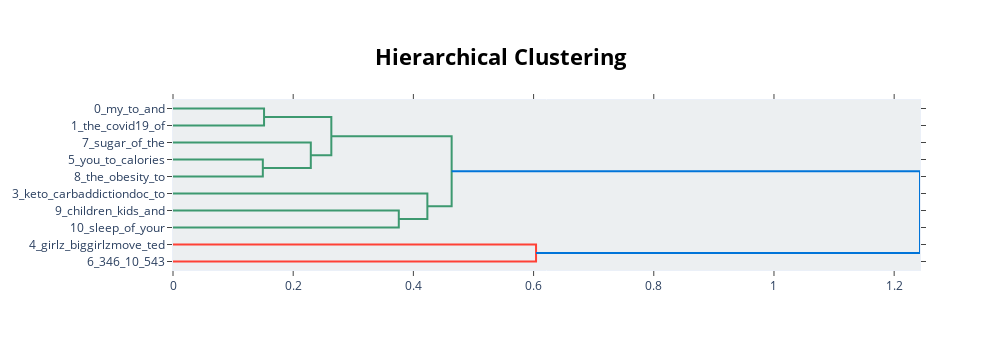

Notebook code for this chart:
### Code cell
topic_model.visualize_hierarchy(topics = [0, 1, 3, 4, 5, 6, 7, 8, 9, 10])

### Figure 1 — Plotly figure (JSON) as saved in the notebook; plotly's stock layout.template omitted (floating-point values rounded to 4 significant figures)
{"data": [{"hoverinfo": "text", "marker": {"color": "rgb(61,153,112)"}, "mode": "lines", "type": "scatter", "x": [0, 0.1515, 0.1515, 0], "xaxis": "x", "y": [-5, -5, -15, -15], "yaxis": "y"}, {"hoverinfo": "text", "marker": {"color": "rgb(61,153,112)"}, "mode": "lines", "type": "scatter", "x": [0, 0.1495, 0.1495, 0], "xaxis": "x", "y": [-35, -35, -45, -45], "yaxis": "y"}, {"hoverinfo": "text", "marker": {"color": "rgb(61,153,112)"}, "mode": "lines", "type": "scatter", "x": [0, 0.2293, 0.2293, 0.1495], "xaxis": "x", "y": [-25, -25, -40, -40], "yaxis": "y"}, {"hoverinfo": "text", "marker": {"color": "rgb(61,153,112)"}, "mode": "lines", "type": "scatter", "x": [0.1515, 0.2635, 0.2635, 0.2293], "xaxis": "x", "y": [-10, -10, -32.5, -32.5], "yaxis": "y"}, {"hoverinfo": "text", "marker": {"color": "rgb(61,153,112)"}, "mode": "lines", "type": "scatter", "x": [0, 0.3757, 0.3757, 0], "xaxis": "x", "y": [-65, -65, -75, -75], "yaxis": "y"}, {"hoverinfo": "text", "marker": {"color": "rgb(61,153,112)"}, "mode": "lines", "type": "scatter", "x": [0, 0.4233, 0.4233, 0.3757], "xaxis": "x", "y": [-55, -55, -70, -70], "yaxis": "y"}, {"hoverinfo": "text", "marker": {"color": "rgb(61,153,112)"}, "mode": "lines", "type": "scatter", "x": [0.2635, 0.4637, 0.4637, 0.4233], "xaxis": "x", "y": [-21.25, -21.25, -62.5, -62.5], "yaxis": "y"}, {"hoverinfo": "text", "marker": {"color": "rgb(255,65,54)"}, "mode": "lines", "type": "scatter", "x": [0, 0.6041, 0.6041, 0], "xaxis": "x", "y": [-85, -85, -95, -95], "yaxis": "y"}, {"hoverinfo": "text", "marker": {"color": "rgb(0,116,217)"}, "mode": "lines", "type": "scatter", "x": [0.4637, 1.243, 1.243, 0.6041], "xaxis": "x", "y": [-41.88, -41.88, -90, -90], "yaxis": "y"}], "layout": {"autosize": false, "height": 350, "hoverlabel": {"bgcolor": "white", "font": {"family": "Rockwell", "size": 16}}, "hovermode": "closest", "plot_bgcolor": "#ECEFF1", "showlegend": false, "title": {"font": {"color": "Black", "size": 22}, "text": "<b>Hierarchical Clustering", "x": 0.5, "xanchor": "center", "yanchor": "top"}, "width": 1000, "xaxis": {"mirror": "allticks", "rangemode": "tozero", "showgrid": false, "showline": true, "showticklabels": true, "ticks": "outside", "type": "linear", "zeroline": false}, "yaxis": {"mirror": "allticks", "range": [-100, 0], "rangemode": "tozero", "showgrid": false, "showline": true, "showticklabels": true, "tickmode": "array", "ticks": "outside", "ticktext": ["0_my_to_and", "1_the_covid19_of", "7_sugar_of_the", "5_you_to_calories", "8_the_obesity_to", "3_keto_carbaddictiondoc_to", "9_children_kids_and", "10_sleep_of_your", "4_girlz_biggirlzmove_ted", "6_346_10_543"], "tickvals": [-5, -15, -25, -35, -45, -55, -65, -75, -85, -95], "type": "linear", "zeroline": false}}}
